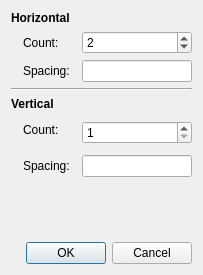
<?xml version="1.0" encoding="UTF-8"?>
<ui version="4.0">
 <class>LinearPatternDialog</class>
 <widget class="QDialog" name="LinearPatternDialog">
  <property name="geometry">
   <rect>
    <x>0</x>
    <y>0</y>
    <width>203</width>
    <height>275</height>
   </rect>
  </property>
  <property name="windowTitle">
   <string>Linear pattern</string>
  </property>
  <layout class="QVBoxLayout" name="verticalLayout">
   <item>
    <widget class="QWidget" name="widget" native="true">
     <layout class="QGridLayout" name="gridLayout">
      <property name="leftMargin">
       <number>0</number>
      </property>
      <property name="topMargin">
       <number>0</number>
      </property>
      <property name="rightMargin">
       <number>0</number>
      </property>
      <property name="bottomMargin">
       <number>0</number>
      </property>
      <item row="0" column="0" colspan="2">
       <widget class="QLabel" name="label">
        <property name="font">
         <font>
          <weight>75</weight>
          <bold>true</bold>
         </font>
        </property>
        <property name="text">
         <string>Horizontal</string>
        </property>
       </widget>
      </item>
      <item row="7" column="1">
       <widget class="QLabel" name="label_6">
        <property name="text">
         <string>Count:</string>
        </property>
       </widget>
      </item>
      <item row="1" column="3">
       <widget class="QSpinBox" name="hcount">
        <property name="toolTip">
         <string>Count includes the original</string>
        </property>
        <property name="minimum">
         <number>1</number>
        </property>
        <property name="value">
         <number>2</number>
        </property>
       </widget>
      </item>
      <item row="3" column="1">
       <widget class="QLabel" name="label_3">
        <property name="text">
         <string>Spacing:</string>
        </property>
       </widget>
      </item>
      <item row="6" column="3" rowspan="4">
       <widget class="QSpinBox" name="vcount">
        <property name="toolTip">
         <string>Count includes the original</string>
        </property>
        <property name="minimum">
         <number>1</number>
        </property>
        <property name="value">
         <number>1</number>
        </property>
       </widget>
      </item>
      <item row="3" column="3">
       <widget class="DimSpinner" name="hspacing">
        <property name="toolTip">
         <string>Positive is to the right</string>
        </property>
       </widget>
      </item>
      <item row="1" column="1" colspan="2">
       <widget class="QLabel" name="label_2">
        <property name="text">
         <string>Count:</string>
        </property>
       </widget>
      </item>
      <item row="4" column="0" colspan="4">
       <widget class="Line" name="line">
        <property name="orientation">
         <enum>Qt::Horizontal</enum>
        </property>
       </widget>
      </item>
      <item row="5" column="0" colspan="2">
       <widget class="QLabel" name="label_4">
        <property name="font">
         <font>
          <weight>75</weight>
          <bold>true</bold>
         </font>
        </property>
        <property name="text">
         <string>Vertical</string>
        </property>
       </widget>
      </item>
      <item row="10" column="3">
       <widget class="DimSpinner" name="vspacing">
        <property name="toolTip">
         <string>Positive is to the right</string>
        </property>
       </widget>
      </item>
      <item row="10" column="1">
       <widget class="QLabel" name="label_5">
        <property name="text">
         <string>Spacing:</string>
        </property>
       </widget>
      </item>
     </layout>
    </widget>
   </item>
   <item>
    <spacer name="verticalSpacer">
     <property name="orientation">
      <enum>Qt::Vertical</enum>
     </property>
     <property name="sizeHint" stdset="0">
      <size>
       <width>20</width>
       <height>40</height>
      </size>
     </property>
    </spacer>
   </item>
   <item>
    <widget class="QDialogButtonBox" name="buttonBox">
     <property name="orientation">
      <enum>Qt::Horizontal</enum>
     </property>
     <property name="standardButtons">
      <set>QDialogButtonBox::Cancel|QDialogButtonBox::Ok</set>
     </property>
    </widget>
   </item>
  </layout>
 </widget>
 <customwidgets>
  <customwidget>
   <class>DimSpinner</class>
   <extends>QLineEdit</extends>
   <header>ui/DimSpinner.h</header>
  </customwidget>
 </customwidgets>
 <tabstops>
  <tabstop>hcount</tabstop>
  <tabstop>hspacing</tabstop>
  <tabstop>vcount</tabstop>
  <tabstop>vspacing</tabstop>
 </tabstops>
 <resources/>
 <connections>
  <connection>
   <sender>buttonBox</sender>
   <signal>accepted()</signal>
   <receiver>LinearPatternDialog</receiver>
   <slot>accept()</slot>
   <hints>
    <hint type="sourcelabel">
     <x>248</x>
     <y>254</y>
    </hint>
    <hint type="destinationlabel">
     <x>157</x>
     <y>274</y>
    </hint>
   </hints>
  </connection>
  <connection>
   <sender>buttonBox</sender>
   <signal>rejected()</signal>
   <receiver>LinearPatternDialog</receiver>
   <slot>reject()</slot>
   <hints>
    <hint type="sourcelabel">
     <x>316</x>
     <y>260</y>
    </hint>
    <hint type="destinationlabel">
     <x>286</x>
     <y>274</y>
    </hint>
   </hints>
  </connection>
 </connections>
</ui>
